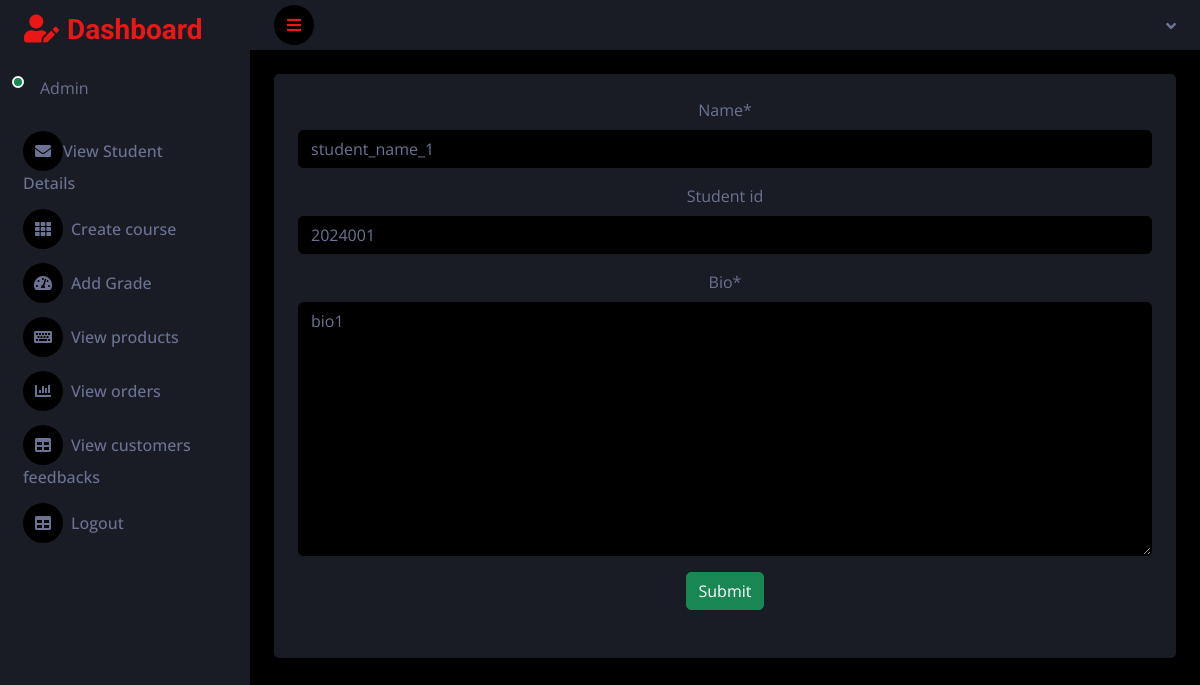
Page /teacher_update_student_details/1/ on the committed database.
### grade_app/models.py (models this page shows, shortened)
class Student(models.Model):
    user = models.ForeignKey(User_model,on_delete=models.CASCADE)
    name = models.CharField(max_length=250)
    student_id = models.IntegerField(blank=True,null=True)
    bio = models.TextField()

### grade_app/teacher_views.py (the view)
# urls.py: path('teacher_update_student_details/<int:id>/',teacher_views.teacher_update_student_details,name='teacher_update_student_details'),
def teacher_update_student_details(request,id):
    student_object = Student.objects.get(id = id)
    student_form_object = Student_update_form(instance=student_object)
    if request.method == 'POST':
        student_form_object = Student_update_form(request.POST,instance=student_object)
        student_form_object.save()
        return redirect('teacher_view_student_details')
    return render(request, 'teacher/teacher_update_student_details.html',{'student_form_object':student_form_object})

### grade_app/forms.py
class Student_update_form(forms.ModelForm):
    class Meta:
        model = Student
        fields = ('__all__')
        exclude = ('user',)

### template/teacher/teacher_update_student_details.html (shortened to what this page needs)
{% extends 'teacher/teacher_dash.html' %}
{% load crispy_forms_tags %}
{% block content %}
<form method="POST" style="width:100%;">
    {{student_form_object|crispy}}
    <button type="submit" class="btn btn-success">Submit</button>
</form>
{% endblock %}

### static/dash/css/style.css (style rules this page uses)
:root { --primary: #EB1616; --secondary: #191C24; --light: #6C7293; --dark: #000000; }
.btn { transition: .5s; }

### rows in the picture
Student: name "student_name_1", student_id "2024001", bio "bio1"
